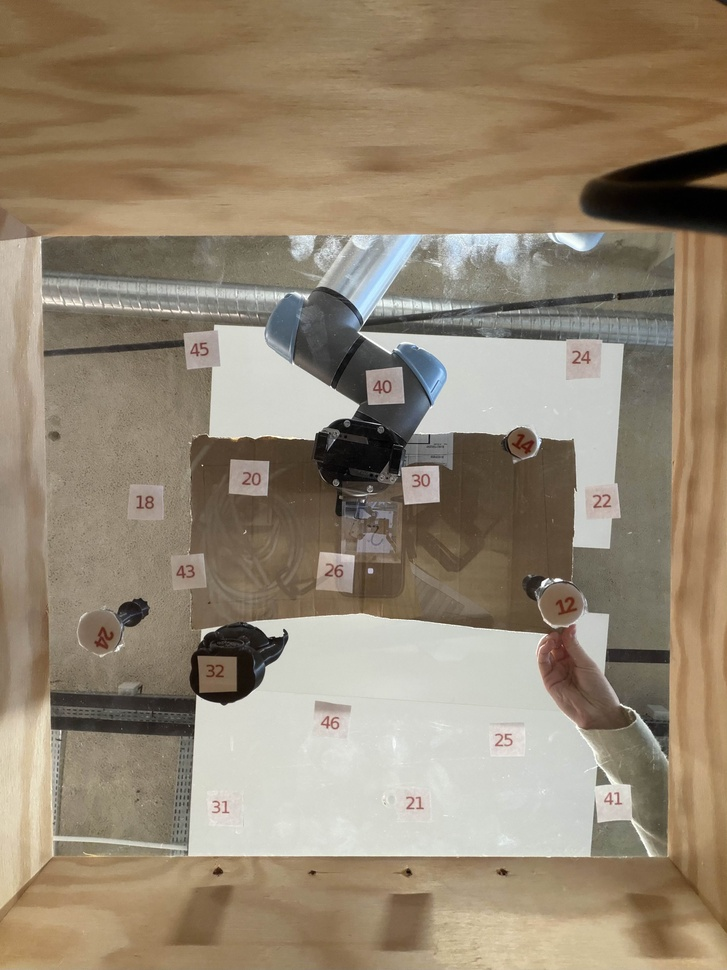
#> input picture test/test7.jpg, 727 x 970 px, shrunk from 3670 x 4893 before the run, found by its file name
$ python plateau.py
#> lines starting #> are read from the running program, lines starting #| are printed output that depends on the picture; after the words box and inside, x2 and y2 are one past the last pixel; in counts of white or black regions, pixels touching at a corner belong together
import cv2
import numpy as np

def detect_wood_frame_boundary(image_path, output_path="detected_boundary.png", line_thickness=80):
    """
    Détecte la démarcation entre le cadre en bois et l'intérieur de la scène.

    Args:
        image_path: Chemin de l'image d'entrée
        output_path: Chemin de l'image de sortie
        line_thickness: Épaisseur du trait noir (défaut: 80)
    """
#> called with image_path = 'test/test7.jpg', output_path = 'detected_boundary.png', line_thickness = 80
    # === Charger l'image ===
    img = cv2.imread(image_path)
#> img is the input picture: shape (970, 727, 3); mean B, G, R 114.6, 134.9, 149.1
    if img is None:
        print(f"❌ Impossible de charger l'image: {image_path}")
        return None

    height, width = img.shape[:2]
#> height = 970; width = 727
    output = img.copy()

    # === Approche 1: Détection par couleur (bois vs intérieur) ===
    hsv = cv2.cvtColor(img, cv2.COLOR_BGR2HSV)
#> hsv: shape (970, 727, 3); mean H, S, V 24.1, 66.1, 149.9

    # Masque pour détecter les tons bois (marron/beige)
    # Ajustez ces valeurs selon votre image
    lower_wood = np.array([5, 20, 50])
    upper_wood = np.array([30, 255, 200])
    wood_mask = cv2.inRange(hsv, lower_wood, upper_wood)
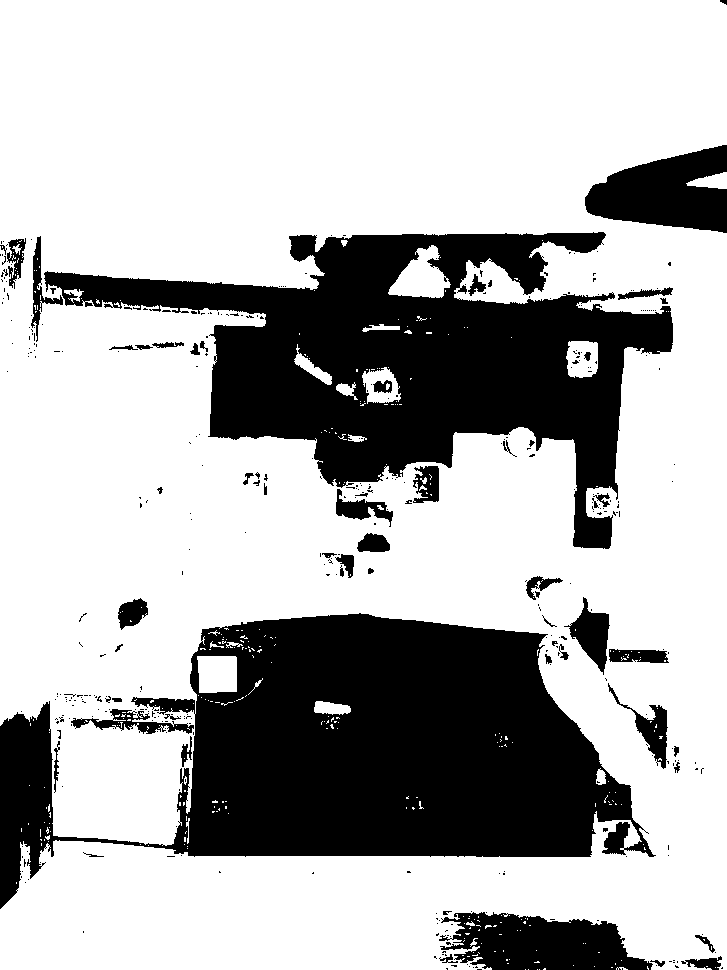
#> wood_mask: shape (970, 727); 70.4% white; 393 black regions (335 under 20 px), largest, box (x1, y1, x2, y2) and area: (0, 613, 656, 909) 98820, (44, 232, 673, 549) 80244, (439, 912, 653, 970) 8468

    # Inverser pour avoir l'intérieur en blanc
    interior_mask = cv2.bitwise_not(wood_mask)

    # === Approche 2: Détection par gradient de couleur ===
    gray = cv2.cvtColor(img, cv2.COLOR_BGR2GRAY)
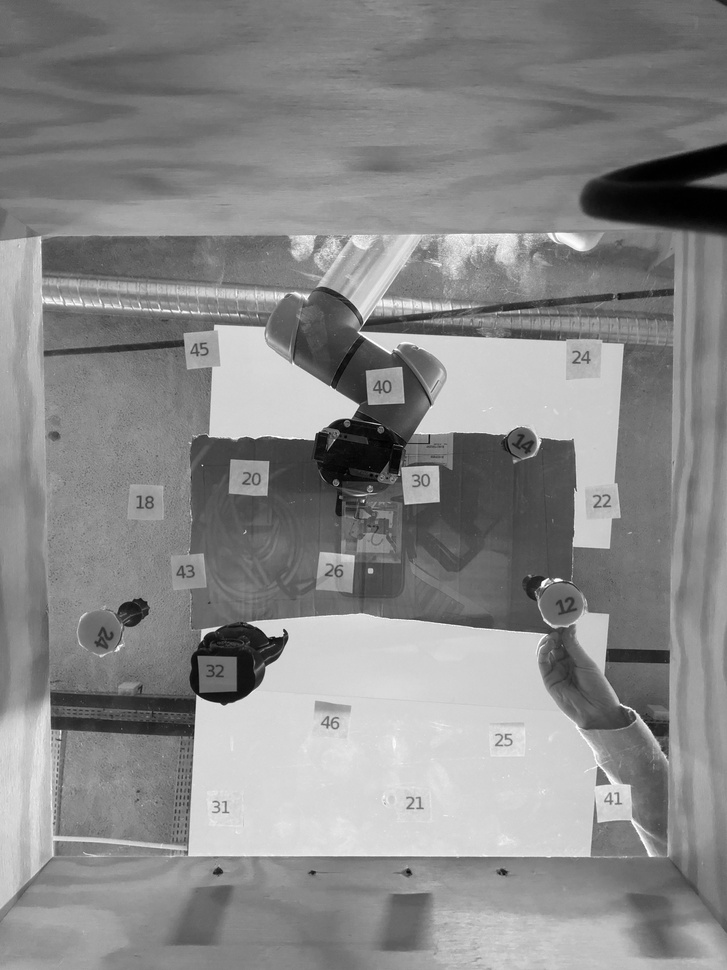
#> gray: shape (970, 727); min 0, max 255, mean 136.8

    # Appliquer un filtre bilatéral pour réduire le bruit tout en gardant les bords
    bilateral = cv2.bilateralFilter(gray, 9, 75, 75)

    # Détection de bords avec des seuils adaptés
    edges = cv2.Canny(bilateral, 20, 60)
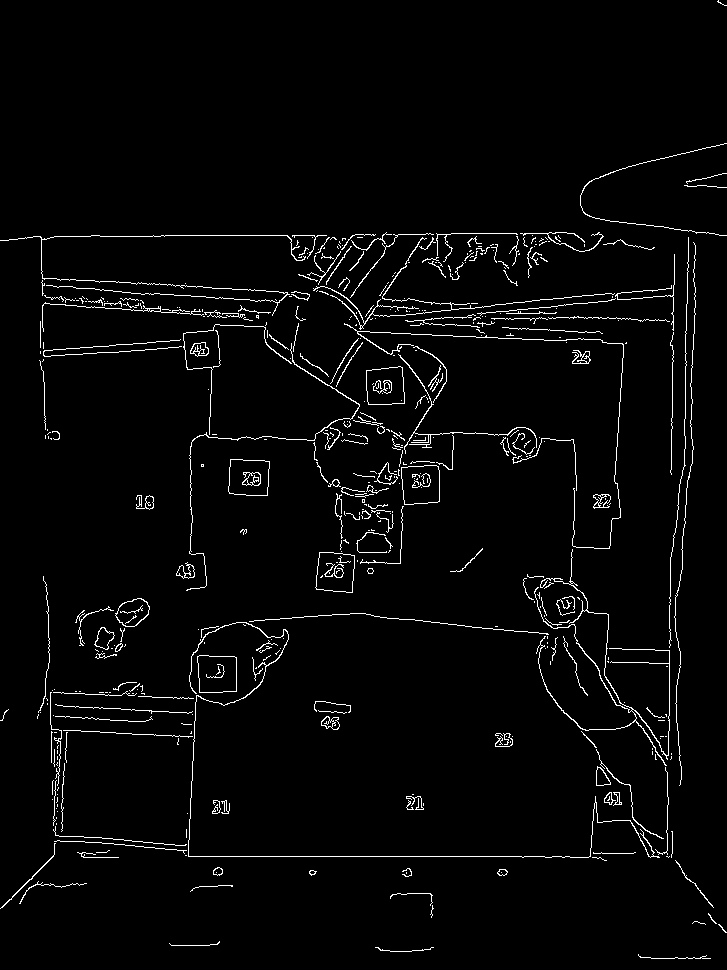
#> edges: shape (970, 727); 2.8% white in thin lines or dots

    # Fermeture morphologique pour combler les trous
    kernel = np.ones((5, 5), np.uint8)
    edges_closed = cv2.morphologyEx(edges, cv2.MORPH_CLOSE, kernel, iterations=3)
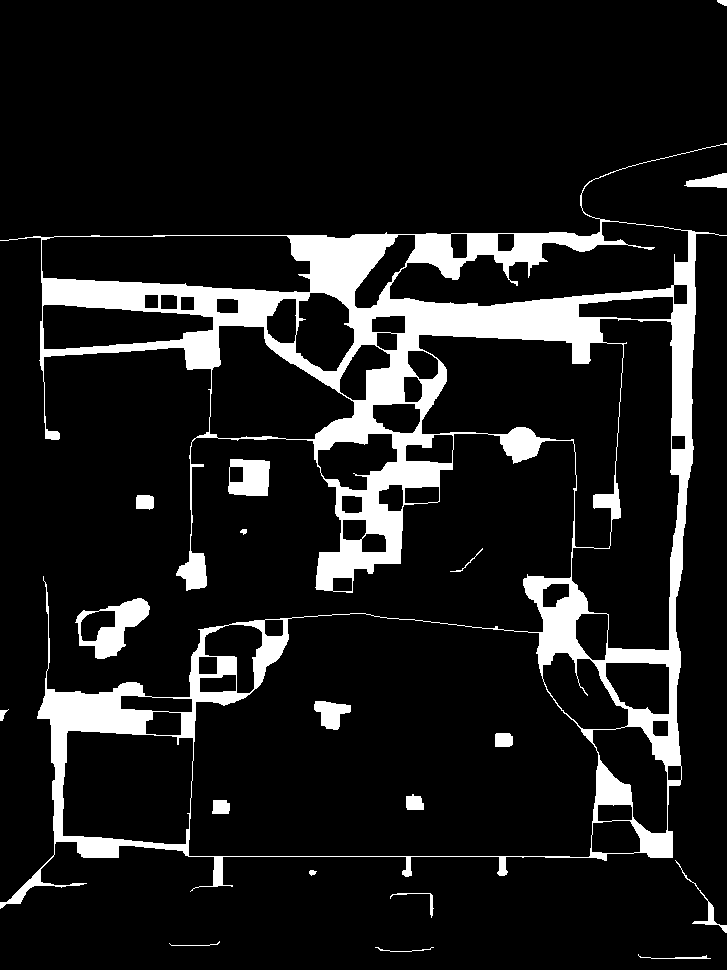
#> edges_closed: shape (970, 727); 11.5% white; 19 white regions, largest, box (x1, y1, x2, y2) and area: (0, 143, 727, 909) 74761, (75, 598, 150, 659) 1883, (228, 459, 270, 496) 1230

    # Dilatation pour renforcer les lignes
    edges_dilated = cv2.dilate(edges_closed, kernel, iterations=2)
#> edges_dilated: shape (970, 727); 22.9% white; 18 white regions, largest, box (x1, y1, x2, y2) and area: (0, 139, 727, 937) 147049, (71, 594, 154, 663) 3507, (224, 455, 274, 500) 2086

    # === Combiner les deux approches ===
    # Combiner les bords détectés avec le masque de couleur
    combined = cv2.bitwise_or(edges_dilated, cv2.Canny(interior_mask, 100, 200))
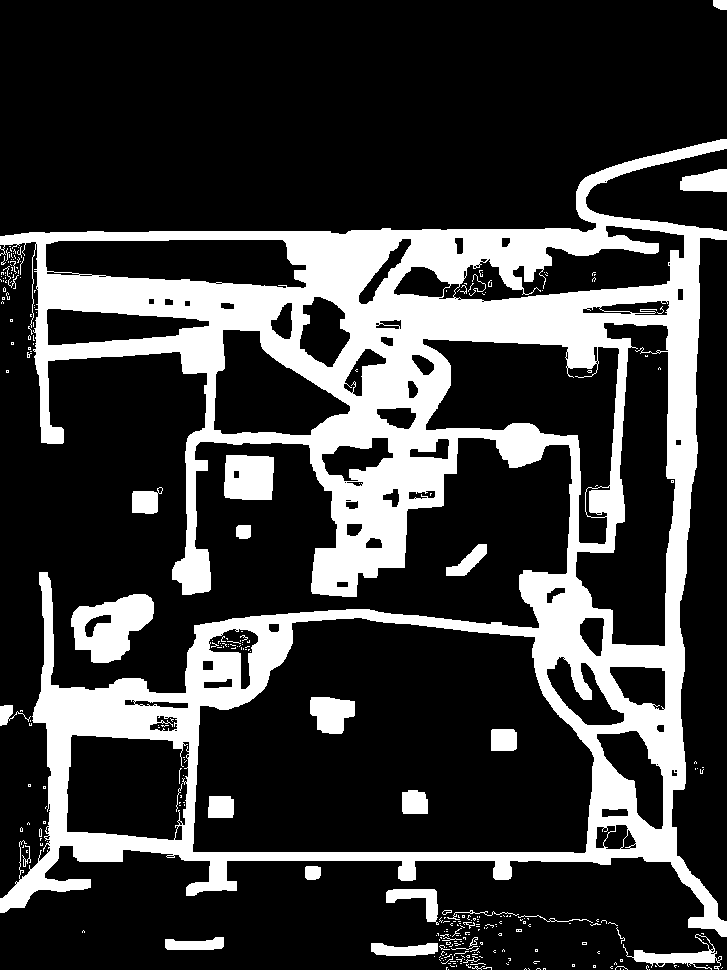
#> combined: shape (970, 727); 23.4% white; 311 white regions (278 under 20 px)

    # === Trouver le plus grand contour rectangulaire ===
    contours, _ = cv2.findContours(combined, cv2.RETR_EXTERNAL, cv2.CHAIN_APPROX_SIMPLE)
#> contours = 235 contours, 219 with area under 20; largest, box (x1, y1, x2, y2) and area: (0, 139, 727, 937) 319660, (71, 594, 154, 663) 3637, (224, 455, 274, 500) 2032, (623, 934, 722, 970) 909, (680, 169, 727, 192) 788

    biggest_quad = None
    max_area = 0
    min_area = (height * width) * 0.05  # Au moins 5% de l'image
#> min_area = 35259.5

    for cnt in contours:
        area = cv2.contourArea(cnt)

        if area < min_area:
            continue

        peri = cv2.arcLength(cnt, True)
        # Approximation plus tolérante pour capturer le cadre légèrement déformé
        approx = cv2.approxPolyDP(cnt, 0.03 * peri, True)

        # Accepter 4 à 6 points (pour gérer les légères déformations)
        if 4 <= len(approx) <= 8:
            if area > max_area:
                max_area = area
                biggest_quad = approx
#> this loop made 235 passes
#> (area, peri, max_area) on pass 234: (319660, 6870.2, 319660)
#> after the loop, biggest_quad = [[726, 139], [0, 236], [182, 594], [572, 479], [39, 572], [0, 912], [726, 936]]; max_area = 319660

    # === Si pas de contour trouvé, méthode alternative ===
    if biggest_quad is None:
        print("⚠️  Méthode par contour échouée, essai avec détection de région...")

        # Trouver la plus grande région connexe dans le masque intérieur
        num_labels, labels, stats, centroids = cv2.connectedComponentsWithStats(interior_mask, connectivity=8)

        if num_labels > 1:
            # Ignorer le fond (label 0)
            largest_label = 1 + np.argmax(stats[1:, cv2.CC_STAT_AREA])
            largest_mask = (labels == largest_label).astype(np.uint8) * 255

            # Trouver le contour de cette région
            contours, _ = cv2.findContours(largest_mask, cv2.RETR_EXTERNAL, cv2.CHAIN_APPROX_SIMPLE)
            if contours:
                biggest_quad = max(contours, key=cv2.contourArea)

    # === Dessiner le contour ===
    if biggest_quad is not None:
        cv2.drawContours(output, [biggest_quad], -1, (0, 0, 0), line_thickness)
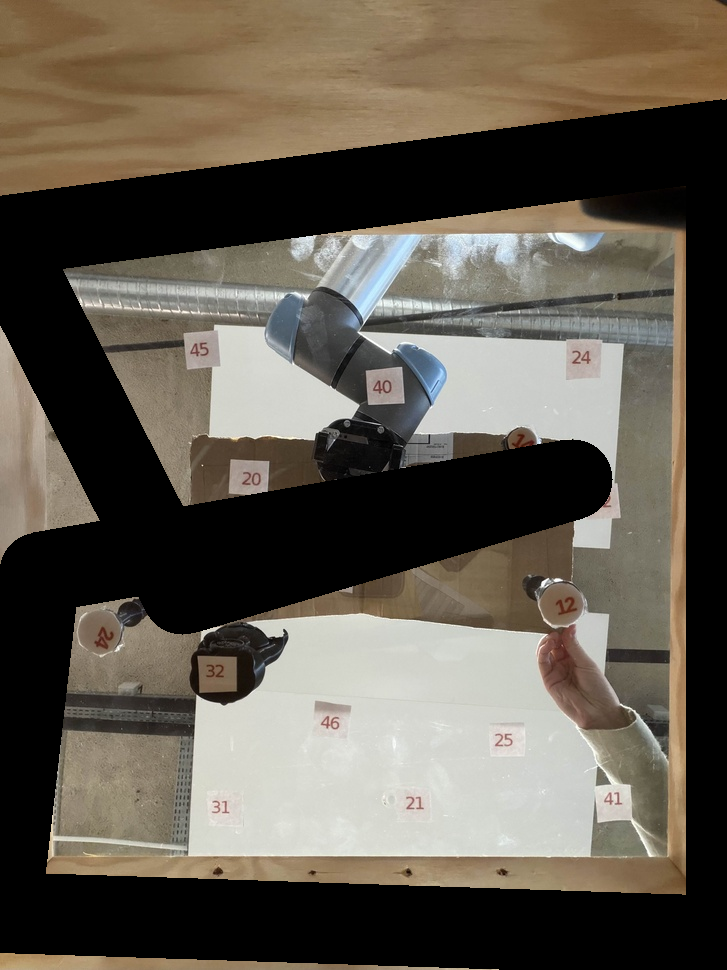
#> output: shape (970, 727, 3); mean B, G, R 79.4, 90.6, 97.6

        print("✅ Démarcation détectée avec succès!")
        print(f"   Surface: {cv2.contourArea(biggest_quad):.0f} pixels²")
#|    Surface: 510434 pixels²
        print(f"   Nombre de points: {len(biggest_quad)}")
#|    Nombre de points: 7
    else:
        print("❌ Aucune démarcation détectée.")
        print("   Essayez d'ajuster les paramètres de couleur.")

    # === Sauvegardes pour debug ===
    cv2.imwrite(output_path, output)
    cv2.imwrite("debug_edges.png", edges_dilated)
    cv2.imwrite("debug_mask.png", interior_mask)

    print(f"\n💾 Images sauvegardées:")
    print(f"   - Résultat: {output_path}")
    print(f"   - Debug edges: debug_edges.png")
    print(f"   - Debug mask: debug_mask.png")

    return output


# === Utilisation ===
if __name__ == "__main__":
    detect_wood_frame_boundary("test/test7.jpg", "detected_boundary.png", line_thickness=80)

$ run again, with test/test1.jpg copied over test/test7.jpg
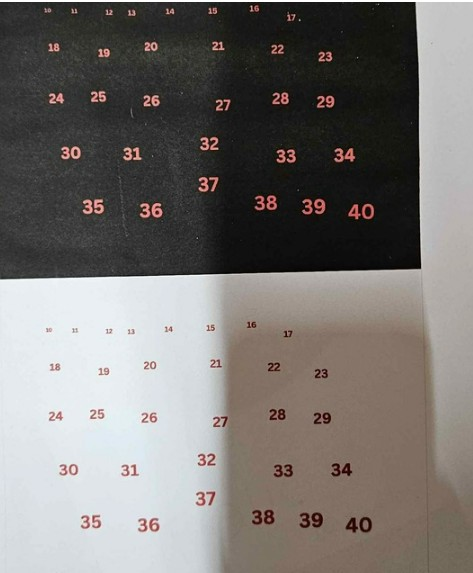
#> input picture test/test1.jpg, 473 x 573 px, found by its file name
#> in detect_wood_frame_boundary, img is the input picture: shape (573, 473, 3); mean B, G, R 113.1, 116.1, 120.1
#> hsv: shape (573, 473, 3); mean H, S, V 39, 27.7, 122.4
#> wood_mask: shape (573, 473); 24.7% white; 281 white regions (244 under 20 px), largest, box (x1, y1, x2, y2) and area: (219, 287, 473, 573) 63814, (116, 144, 144, 165) 234, (79, 195, 107, 218) 202
#> edges: shape (573, 473); 2.2% white in thin lines or dots
#> edges_closed: shape (573, 473); 4.8% white; 55 white regions, largest, box (x1, y1, x2, y2) and area: (0, 0, 473, 280) 2979, (210, 357, 228, 435) 390, (346, 517, 372, 533) 356
#> edges_dilated: shape (573, 473); 14.1% white; 55 white regions, largest, box (x1, y1, x2, y2) and area: (0, 0, 473, 284) 11323, (206, 353, 232, 439) 1318, (419, 304, 440, 419) 1180
#> combined: shape (573, 473); 14.5% white; 100 white regions (42 under 20 px)
#> in detect_wood_frame_boundary, `contours, _ = cv2.findContours(combined, cv2.RETR_EXTERNAL, cv2.CHAIN_..`: contours = 100 contours, 44 with area under 20; largest, box (x1, y1, x2, y2) and area: (0, 0, 473, 284) 10098, (206, 336, 232, 480) 1221, (241, 286, 470, 420) 1073, (342, 513, 376, 537) 706, (344, 199, 378, 223) 696
#> the loop in detect_wood_frame_boundary, `for cnt in contours:` made 100 passes
#> area on passes 1, 2, 3, 4, 5, 7, 11, 12: 592, 705.5, 557.5, 663.5, 653.5, 552.5, 520, 456
#> after the loop in detect_wood_frame_boundary, `for cnt in contours:`: max_area = 0
#> in detect_wood_frame_boundary, `num_labels, labels, stats, centroids = cv2.connectedComponentsWithStat..`:
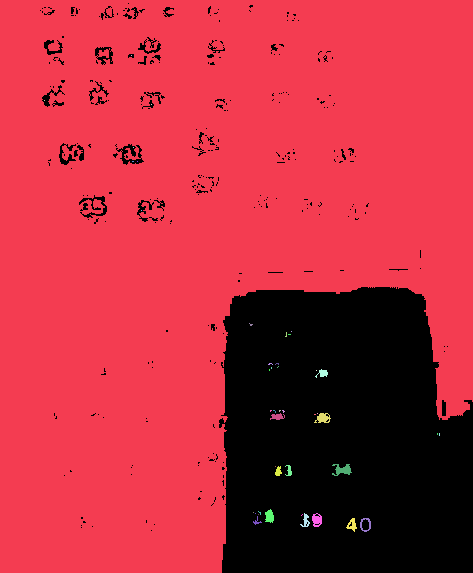
#> labels: shape (573, 473) int32; 45 distinct labels, from 0 to 44; one colour per label, 0 black
#> num_labels = 45; stats = 45 rows, first 6: [40, 3, 433, 570, 66970], [0, 0, 473, 573, 203102], [131, 55, 1, 1, 1], [44, 100, 1, 1, 1], [151, 104, 1, 1, 1], [133, 147, 1, 1, 1]; centroids = 45 pairs, first value 44 to 439, second value 55 to 524.5
#> largest_label = 1
#> largest_mask: shape (573, 473); 74.9% white; 276 black regions (239 under 20 px)
#> in detect_wood_frame_boundary, `contours, _ = cv2.findContours(largest_mask, cv2.RETR_EXTERNAL, cv2.CH..`: contours = 1 contour; box (x1, y1, x2, y2) and area: (0, 0, 473, 573) 204984
#> biggest_quad = contour of 255 points, box (x1, y1, x2, y2) (0, 0, 473, 573), area 204984
#> in detect_wood_frame_boundary, `cv2.drawContours(output, [biggest_quad], -1, (0, 0, 0), line_thickness)`:
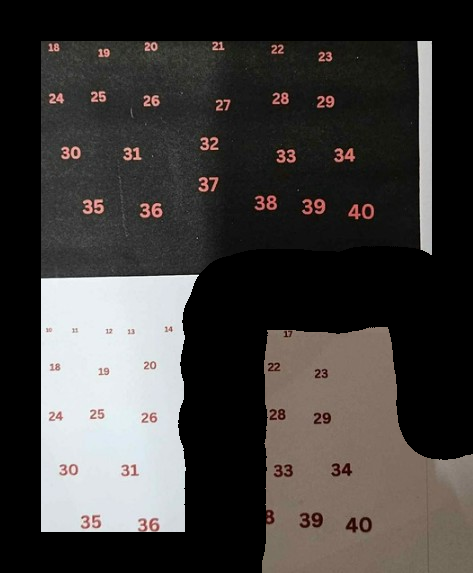
#> output: shape (573, 473, 3); mean B, G, R 59.5, 61.4, 64.4
#|    Surface: 204984 pixels²
#|    Nombre de points: 255
